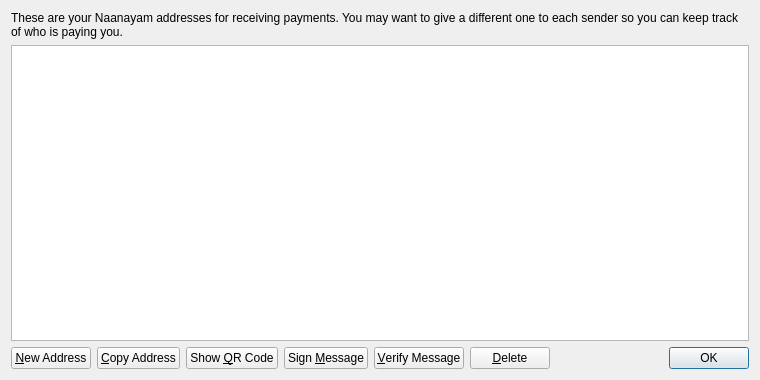
<?xml version="1.0" encoding="UTF-8"?>
<ui version="4.0">
 <class>AddressBookPage</class>
 <widget class="QWidget" name="AddressBookPage">
  <property name="geometry">
   <rect>
    <x>0</x>
    <y>0</y>
    <width>760</width>
    <height>380</height>
   </rect>
  </property>
  <property name="windowTitle">
   <string>Address Book</string>
  </property>
  <layout class="QVBoxLayout" name="verticalLayout">
   <item>
    <widget class="QLabel" name="labelExplanation">
     <property name="text">
      <string>These are your Naanayam addresses for receiving payments. You may want to give a different one to each sender so you can keep track of who is paying you.</string>
     </property>
     <property name="textFormat">
      <enum>Qt::PlainText</enum>
     </property>
     <property name="wordWrap">
      <bool>true</bool>
     </property>
    </widget>
   </item>
   <item>
    <widget class="QTableView" name="tableView">
     <property name="contextMenuPolicy">
      <enum>Qt::CustomContextMenu</enum>
     </property>
     <property name="toolTip">
      <string>Double-click to edit address or label</string>
     </property>
     <property name="tabKeyNavigation">
      <bool>false</bool>
     </property>
     <property name="alternatingRowColors">
      <bool>true</bool>
     </property>
     <property name="selectionMode">
      <enum>QAbstractItemView::SingleSelection</enum>
     </property>
     <property name="selectionBehavior">
      <enum>QAbstractItemView::SelectRows</enum>
     </property>
     <property name="sortingEnabled">
      <bool>true</bool>
     </property>
     <attribute name="verticalHeaderVisible">
      <bool>false</bool>
     </attribute>
    </widget>
   </item>
   <item>
    <layout class="QHBoxLayout" name="horizontalLayout">
     <item>
      <widget class="QPushButton" name="newAddressButton">
       <property name="toolTip">
        <string>Create a new address</string>
       </property>
       <property name="text">
        <string>&amp;New Address</string>
       </property>
       <property name="icon">
        <iconset resource="../Naanayam.qrc">
         <normaloff>:/icons/add</normaloff>:/icons/add</iconset>
       </property>
      </widget>
     </item>
     <item>
      <widget class="QPushButton" name="copyToClipboard">
       <property name="toolTip">
        <string>Copy the currently selected address to the system clipboard</string>
       </property>
       <property name="text">
        <string>&amp;Copy Address</string>
       </property>
       <property name="icon">
        <iconset resource="../Naanayam.qrc">
         <normaloff>:/icons/editcopy</normaloff>:/icons/editcopy</iconset>
       </property>
      </widget>
     </item>
     <item>
      <widget class="QPushButton" name="showQRCode">
       <property name="text">
        <string>Show &amp;QR Code</string>
       </property>
       <property name="icon">
        <iconset resource="../Naanayam.qrc">
         <normaloff>:/icons/qrcode</normaloff>:/icons/qrcode</iconset>
       </property>
      </widget>
     </item>
     <item>
      <widget class="QPushButton" name="signMessage">
       <property name="toolTip">
        <string>Sign a message to prove you own a Naanayam address</string>
       </property>
       <property name="text">
        <string>Sign &amp;Message</string>
       </property>
       <property name="icon">
        <iconset resource="../Naanayam.qrc">
         <normaloff>:/icons/edit</normaloff>:/icons/edit</iconset>
       </property>
      </widget>
     </item>
     <item>
      <widget class="QPushButton" name="verifyMessage">
       <property name="toolTip">
        <string>Verify a message to ensure it was signed with a specified Naanayam address</string>
       </property>
       <property name="text">
        <string>&amp;Verify Message</string>
       </property>
       <property name="icon">
        <iconset resource="../Naanayam.qrc">
         <normaloff>:/icons/transaction_0</normaloff>:/icons/transaction_0</iconset>
       </property>
      </widget>
     </item>
     <item>
      <widget class="QPushButton" name="deleteButton">
       <property name="toolTip">
        <string>Delete the currently selected address from the list</string>
       </property>
       <property name="text">
        <string>&amp;Delete</string>
       </property>
       <property name="icon">
        <iconset resource="../Naanayam.qrc">
         <normaloff>:/icons/remove</normaloff>:/icons/remove</iconset>
       </property>
      </widget>
     </item>
     <item>
      <spacer name="horizontalSpacer">
       <property name="orientation">
        <enum>Qt::Horizontal</enum>
       </property>
       <property name="sizeHint" stdset="0">
        <size>
         <width>40</width>
         <height>20</height>
        </size>
       </property>
      </spacer>
     </item>
     <item>
      <widget class="QDialogButtonBox" name="buttonBox">
       <property name="sizePolicy">
        <sizepolicy hsizetype="Maximum" vsizetype="Fixed">
         <horstretch>0</horstretch>
         <verstretch>0</verstretch>
        </sizepolicy>
       </property>
       <property name="standardButtons">
        <set>QDialogButtonBox::Ok</set>
       </property>
      </widget>
     </item>
    </layout>
   </item>
  </layout>
 </widget>
 <resources>
  <include location="../Naanayam.qrc"/>
 </resources>
 <connections/>
</ui>
